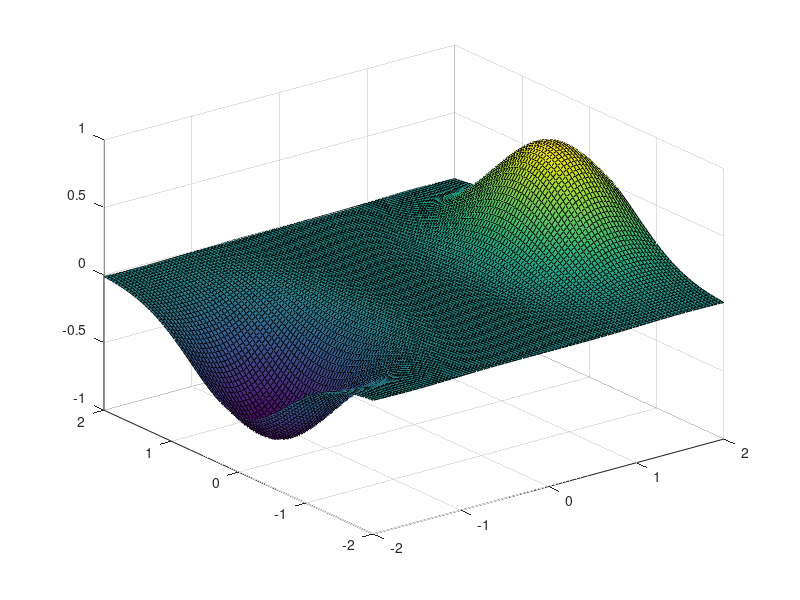

The MATLAB source for this figure: (Note: this script raises an error after producing the figure.)
% KARATIS DIMITRIOS 10775
% THEMA 1

clear;
clc;

x = linspace(-2, 2, 100);   
y = linspace(-2, 2, 100);  
[X, Y] = meshgrid(x, y);    

Z = X.^5 .* exp(-X.^2 - Y.^2);

figure;
surf(X, Y, Z);           
colormap('parula');       
shading interp;          
xlabel('x');              
ylabel('y');             
zlabel('f(x, y)');        
title('f(x, y) = x^5 e^{-x^2 - y^2}'); 
grid on;                  

%%%%%%%%%%%%%%%%%%%%%%%%%%%%%%%%%%%%%%%%%%%%%%%%%%%%%%%%%%%%%%%%%%%%%%%%%%%
% To check the min value of f
f = @(x) x(1)^5 * exp(-x(1)^2 - x(2)^2);
% Initial guess
initial_point = [1, -1];

% Call fminsearch to find the minimum
[x_min, f_min] = fminsearch(f, initial_point);

% Display results
fprintf('Minimum point (x, y): (%.4f, %.4f)\n', x_min(1), x_min(2));
fprintf('Minimum value f(x, y) = %.6f\n', f_min);